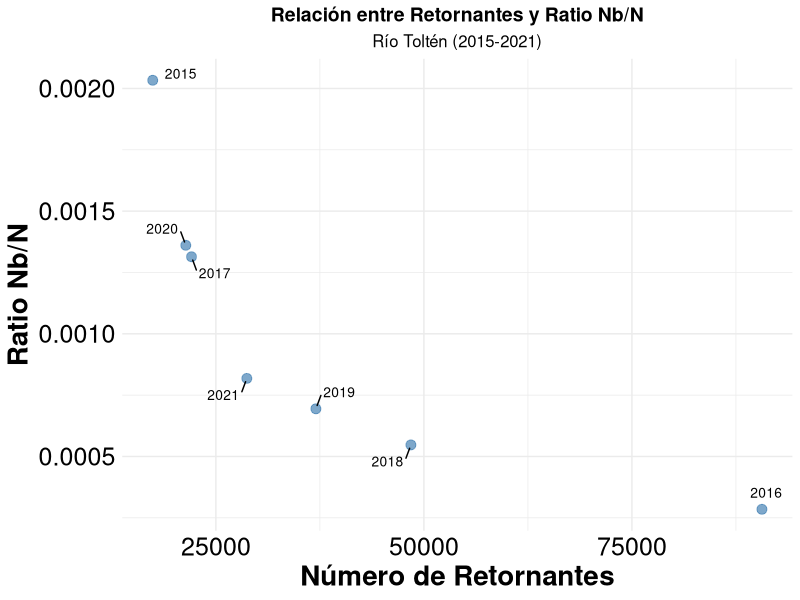
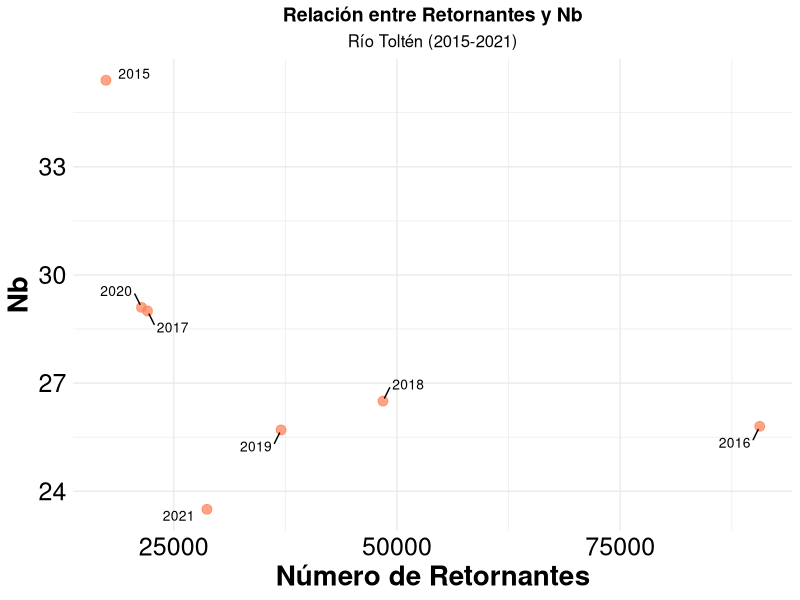
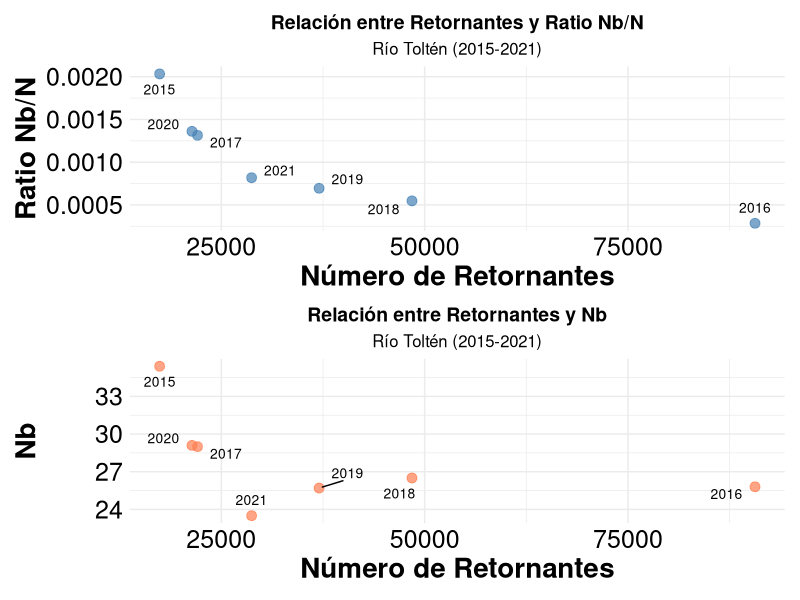
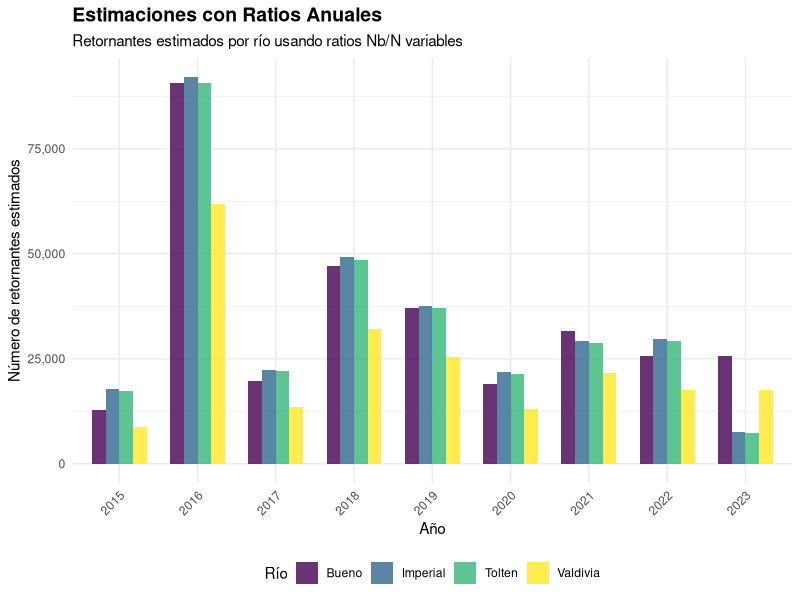
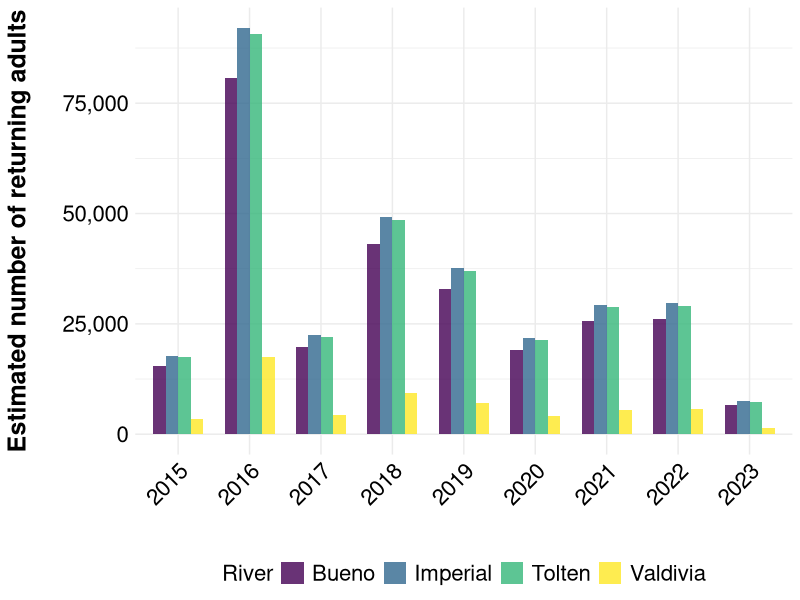
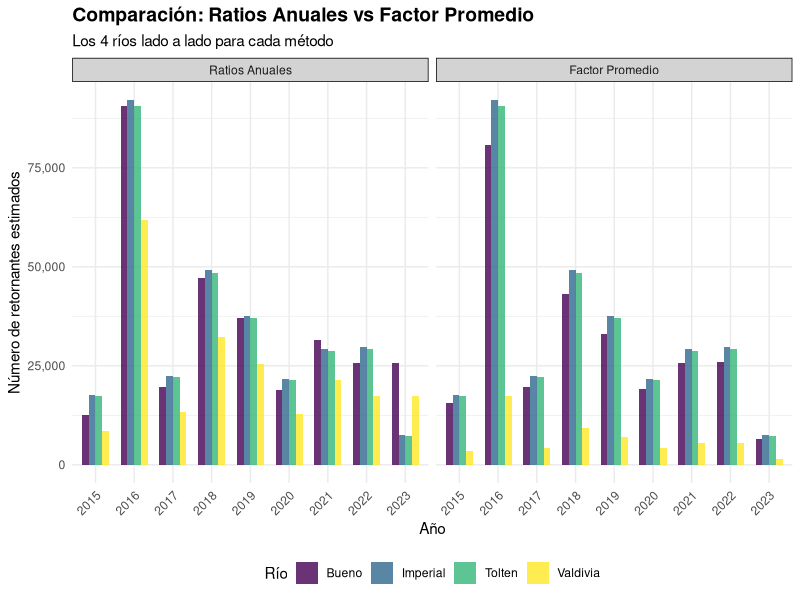
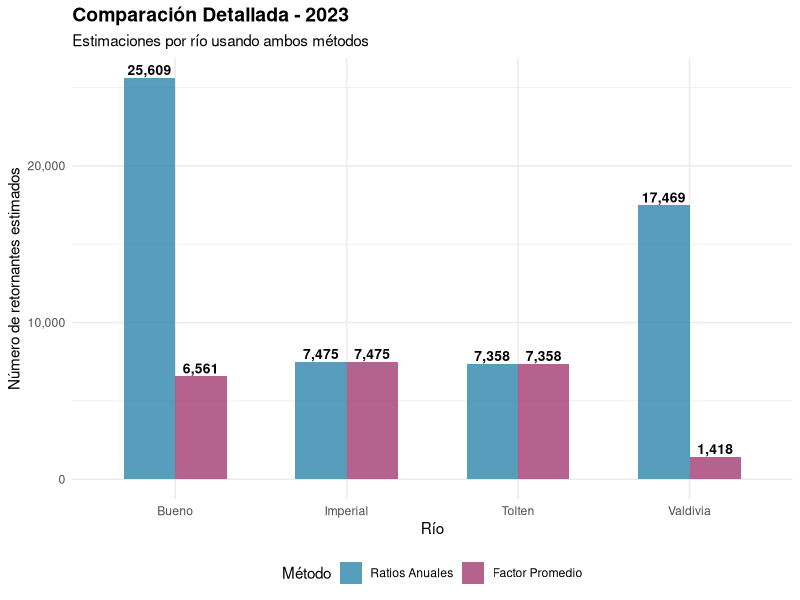

Here is the R script that generated these plots, in order:

# ================================================================
# ESTIMACIÓN POBLACIONAL DE SALMONES CHINOOK
# Comparación de métodos: Ratios Anuales vs Factor Promedio
# ================================================================

library(tidyverse)
library(ggplot2)

# ---- Funciones auxiliares ----

interpolar_ratios <- function(años_objetivo, ratios_conocidos) {
  ratios_completos <- data.frame(year = años_objetivo)
  
  ratios_completos <- ratios_completos %>%
    left_join(ratios_conocidos %>% dplyr::select(year, ratio_Nb_N), by = "year")
  
  # Para años faltantes, usar el promedio (método original)
  ratio_promedio <- mean(ratios_conocidos$ratio_Nb_N, na.rm = TRUE)
  ratios_completos$ratio_Nb_N[is.na(ratios_completos$ratio_Nb_N)] <- ratio_promedio
  
  return(ratios_completos)
}

# ---- Lectura y procesamiento de datos ----

print("=== CARGANDO DATOS ===")

# Cargar archivos
nb_rivers <- read.csv("data/data_raw/river-population/nb_rivers.csv", fileEncoding = "latin1")
poblacion_espinoza <- read.csv("data/data_raw/river-population/poblacion_espinoza.csv", fileEncoding = "latin1")

# Procesar retornantes Toltén (de Espinoza)
retornantes_tolten <- poblacion_espinoza %>%
  slice(5) %>%  # Fila 5 = número de retornantes
  pivot_longer(cols = -Temporadas, names_to = "temporada", values_to = "retornantes") %>%
  mutate(
    temporada = str_replace_all(temporada, "X", ""),
    temporada = str_replace(temporada, "\\.", "/")
  ) %>%
  separate(temporada, into = c("y_ini", "y_fin"), sep = "/", convert = TRUE) %>%
  mutate(
    y_fin = ifelse(y_fin < 50, y_fin + 2000, y_fin + 1900),
    year = y_fin
  ) %>%
  dplyr::select(year, retornantes) %>%
  filter(!is.na(retornantes), retornantes > 0) %>%
  arrange(year)

print(paste("Retornantes Toltén:", nrow(retornantes_tolten), "años"))

# Procesar datos Nb
nb_procesado <- nb_rivers %>%
  mutate(
    Rio = case_when(
      Site == "La Barra" ~ "Tolten",
      Site == "Puerto Saavedra" ~ "Imperial", 
      Site == "Valdivia" ~ "Valdivia",
      Site == "Bueno" ~ "Bueno",
      TRUE ~ Site
    )
  ) %>%
  dplyr::select(Rio, year, Nb, N_real)

# Calcular ratios Nb/N para Toltén
ratios_tolten <- nb_procesado %>%
  filter(Rio == "Tolten") %>%
  left_join(retornantes_tolten, by = "year") %>%
  filter(!is.na(Nb), !is.na(retornantes)) %>%
  mutate(ratio_Nb_N = Nb / retornantes) %>%
  arrange(year)

print("Ratios Nb/N calculados para Toltén:")
print(ratios_tolten)


# Cargar librerías necesarias
library(ggplot2)
library(ggrepel)  # Para etiquetas que no se superpongan

# Gráfico 1: Relación entre retornantes y ratio_Nb_N
plot1 <- ratios_tolten |>
  ggplot(aes(x = retornantes, y = ratio_Nb_N)) +
  geom_point(size = 3, color = "steelblue", alpha = 0.7) +
  geom_text_repel(aes(label = year), 
                  size = 3.5,
                  box.padding = 0.5,
                  point.padding = 0.3) +
  labs(title = "Relación entre Retornantes y Ratio Nb/N",
       subtitle = "Río Toltén (2015-2021)",
       x = "Número de Retornantes",
       y = "Ratio Nb/N") +
  theme_minimal() +
  theme(plot.title = element_text(hjust = 0.5, size = 14, face = "bold"),
        plot.subtitle = element_text(hjust = 0.5, size = 12),
        axis.text = element_text(size = 18, color = "black"),
        axis.title = element_text(size = 20, face = "bold"))

# Gráfico 2: Relación entre retornantes y Nb
plot2 <- ratios_tolten |>
  ggplot(aes(x = retornantes, y = Nb)) +
  geom_point(size = 3, color = "coral", alpha = 0.7) +
  geom_text_repel(aes(label = year), 
                  size = 3.5,
                  box.padding = 0.5,
                  point.padding = 0.3) +
  labs(title = "Relación entre Retornantes y Nb",
       subtitle = "Río Toltén (2015-2021)",
       x = "Número de Retornantes",
       y = "Nb") +
  theme_minimal() +
  theme(plot.title = element_text(hjust = 0.5, size = 14, face = "bold"),
        plot.subtitle = element_text(hjust = 0.5, size = 12),
        axis.text = element_text(size = 18, color = "black"),
        axis.title = element_text(size = 20, face = "bold"))

# Mostrar los gráficos
print(plot1)
print(plot2)

# Opcional: Combinar ambos gráficos en una sola figura
library(patchwork)
combined_plot <- plot1 / plot2
print(combined_plot)

# Factor promedio
factor_promedio <- mean(ratios_tolten$ratio_Nb_N, na.rm = TRUE)
print(paste("Factor promedio Nb/N:", round(factor_promedio, 6)))

# ---- Extraer valores base automáticamente ----

print("\n=== VALORES BASE EXTRAÍDOS ===")

valores_base <- nb_procesado %>%
  group_by(Rio) %>%
  summarise(
    year_base = ifelse(any(!is.na(N_real)), 
                      year[which(!is.na(N_real))[1]], 
                      year[which(!is.na(Nb))[1]]),
    N_base = ifelse(any(!is.na(N_real)), 
                   N_real[which(!is.na(N_real))[1]], 
                   NA),
    Nb_base = ifelse(any(!is.na(Nb)), 
                    Nb[which(!is.na(Nb))[1]], 
                    NA),
    .groups = 'drop'
  )

# Agregar Toltén con datos reales
valores_base <- valores_base %>%
  filter(Rio != "Tolten") %>%
  bind_rows(data.frame(
    Rio = "Tolten",
    year_base = NA,
    N_base = NA,
    Nb_base = NA
  ))

print(valores_base)

# ---- Estimar poblaciones con ratios anuales ----

print("\n=== ESTIMACIONES CON RATIOS ANUALES ===")

# Interpolar ratios para todos los años
años_objetivo <- sort(unique(retornantes_tolten$year))
ratios_completos <- interpolar_ratios(años_objetivo, ratios_tolten)

# Índice poblacional
indice_poblacional <- retornantes_tolten %>%
  left_join(ratios_completos, by = "year") %>%
  mutate(indice_normalizado = retornantes / max(retornantes, na.rm = TRUE))

# Estimaciones ratios anuales
estimaciones_ratios <- list()

for(i in 1:nrow(valores_base)) {
  rio_info <- valores_base[i, ]
  rio_name <- rio_info$Rio
  
  if(rio_name == "Tolten") {
    # Toltén usa datos reales
    est <- indice_poblacional %>%
      mutate(
        Rio = "Tolten",
        N_estimado = retornantes,
        metodo = "Datos_Reales"
      )
    
  } else if(!is.na(rio_info$N_base)) {
    # Si tiene N_base real (Imperial)
    year_base <- rio_info$year_base
    N_base <- rio_info$N_base
    
    indice_base <- indice_poblacional$indice_normalizado[indice_poblacional$year == year_base]
    if(length(indice_base) == 0) indice_base <- 1
    
    est <- indice_poblacional %>%
      mutate(
        Rio = rio_name,
        N_estimado = N_base * (indice_normalizado / indice_base),
        metodo = "N_base_tendencia"
      )
    
  } else if(!is.na(rio_info$Nb_base)) {
    # Si solo tiene Nb_base (Valdivia, Bueno)
    Nb_base <- rio_info$Nb_base
    
    est <- indice_poblacional %>%
      mutate(
        Rio = rio_name,
        N_estimado = Nb_base / ratio_Nb_N,  # Ratios variables
        metodo = "Nb_ratios_anuales"
      )
  }
  
  estimaciones_ratios[[rio_name]] <- est %>%
    dplyr::select(year, Rio, N_estimado, metodo)
}

resultado_ratios <- bind_rows(estimaciones_ratios) %>%
  arrange(Rio, year)

# ---- Estimar poblaciones con factor promedio ----

print("\n=== ESTIMACIONES CON FACTOR PROMEDIO ===")

estimaciones_promedio <- list()

for(i in 1:nrow(valores_base)) {
  rio_info <- valores_base[i, ]
  rio_name <- rio_info$Rio
  
  if(rio_name == "Tolten") {
    # Toltén usa datos reales
    est <- retornantes_tolten %>%
      mutate(
        Rio = "Tolten",
        N_estimado = retornantes,
        metodo = "Datos_Reales"
      )
    
  } else if(!is.na(rio_info$N_base)) {
    # Si tiene N_base real (Imperial)
    year_base <- rio_info$year_base
    N_base <- rio_info$N_base
    
    indice_base <- retornantes_tolten$retornantes[retornantes_tolten$year == year_base]
    if(length(indice_base) == 0) indice_base <- max(retornantes_tolten$retornantes)
    
    est <- retornantes_tolten %>%
      mutate(
        Rio = rio_name,
        N_estimado = N_base * (retornantes / indice_base),
        metodo = "N_base_tendencia"
      )
    
  } else if(!is.na(rio_info$Nb_base)) {
    # Si solo tiene Nb_base (Valdivia, Bueno) - usar factor promedio
    Nb_base <- rio_info$Nb_base
    year_base <- rio_info$year_base
    N_base_estimado <- Nb_base / factor_promedio
    
    indice_base <- retornantes_tolten$retornantes[retornantes_tolten$year == year_base]
    if(length(indice_base) == 0) indice_base <- max(retornantes_tolten$retornantes)
    
    est <- retornantes_tolten %>%
      mutate(
        Rio = rio_name,
        N_estimado = N_base_estimado * (retornantes / indice_base),
        metodo = "Nb_factor_promedio"
      )
  }
  
  estimaciones_promedio[[rio_name]] <- est %>%
    dplyr::select(year, Rio, N_estimado, metodo)
}

resultado_promedio <- bind_rows(estimaciones_promedio) %>%
  arrange(Rio, year)

# ---- Comparación de métodos ----

print("\n=== COMPARACIÓN DE MÉTODOS ===")

comparacion <- resultado_ratios %>%
  rename(N_ratios_anuales = N_estimado) %>%
  dplyr::select(year, Rio, N_ratios_anuales) %>%
  left_join(
    resultado_promedio %>% 
      rename(N_factor_promedio = N_estimado) %>%
      dplyr::select(year, Rio, N_factor_promedio),
    by = c("year", "Rio")
  ) %>%
  mutate(
    diferencia_absoluta = N_ratios_anuales - N_factor_promedio,
    diferencia_pct = round((N_ratios_anuales / N_factor_promedio - 1) * 100, 1)
  )

# Mostrar estadísticas de comparación
stats_comparacion <- comparacion %>%
  filter(Rio != "Tolten") %>%  # Excluir Toltén (datos reales)
  group_by(Rio) %>%
  summarise(
    diferencia_promedio_pct = round(mean(abs(diferencia_pct), na.rm = TRUE), 1),
    diferencia_max_pct = round(max(abs(diferencia_pct), na.rm = TRUE), 1),
    n_años = n(),
    .groups = 'drop'
  )

print("Diferencias porcentuales entre métodos:")
print(stats_comparacion)

# Mostrar muestra de la comparación
print("\nMuestra de comparación (primeros años):")
print(head(comparacion, 12))

# ---- Gráficos de barras ----

print("\n=== GENERANDO GRÁFICOS DE BARRAS ===")

# Seleccionar años para mostrar (cada 2 años para no saturar)
# años_mostrar <- seq(min(comparacion$year), max(comparacion$year), by = 2)
años_mostrar <- sort(unique(comparacion$year))
# GRÁFICO 1: Ratios Anuales
datos_barras_ratios <- resultado_ratios %>%
  filter(year %in% años_mostrar) %>%
  mutate(year = factor(year))

p_barras_ratios <- ggplot(datos_barras_ratios, aes(x = year, y = N_estimado, fill = Rio)) +
  geom_col(position = "dodge", alpha = 0.8, width = 0.7) +
  scale_fill_viridis_d() +
  scale_y_continuous(labels = scales::comma) +
  labs(
    title = "Estimaciones con Ratios Anuales",
    subtitle = "Retornantes estimados por río usando ratios Nb/N variables",
    x = "Año",
    y = "Número de retornantes estimados",
    fill = "Río"
  ) +
  theme_minimal() +
  theme(
    plot.title = element_text(size = 14, face = "bold"),
    legend.position = "bottom",
    axis.text.x = element_text(angle = 45, hjust = 1)
  )

print(p_barras_ratios)

# GRÁFICO 2: Factor Promedio  
datos_barras_promedio <- resultado_promedio %>%
  filter(year %in% años_mostrar) %>%
  mutate(year = factor(year))

p_barras_promedio <- ggplot(datos_barras_promedio, aes(x = year, y = N_estimado, fill = Rio)) +
  geom_col(position = "dodge", alpha = 0.8, width = 0.7) +
  scale_fill_viridis_d() +
  scale_y_continuous(labels = scales::comma) +
  labs(
    # title = "Estimaciones con Factor Promedio",
    # subtitle = "Retornantes estimados por río usando factor Nb/N fijo",
    x = "",
    y = "Estimated number of returning adults\n",
    fill = "River"
  ) +
  theme_minimal() +
  theme(
    plot.title = element_text(size = 14, face = "bold"),
    legend.position = "bottom",
    axis.text.x = element_text(angle = 45, hjust = 1),
    axis.text = element_text(size = 16, color = "black"),
    axis.title = element_text(size = 18, face = "bold"),
    legend.text = element_text(size = 16),
    legend.title = element_text(size = 16)
  )

print(p_barras_promedio)

# GRÁFICO 3: Comparación lado a lado
datos_barras_combinados <- bind_rows(
  resultado_ratios %>%
    filter(year %in% años_mostrar) %>%
    mutate(Método = "Ratios Anuales"),
  
  resultado_promedio %>%
    filter(year %in% años_mostrar) %>%
    mutate(Método = "Factor Promedio")
) %>%
  mutate(
    year = factor(year),
    Método = factor(Método, levels = c("Ratios Anuales", "Factor Promedio"))
  )

p_barras_combinado <- ggplot(datos_barras_combinados, aes(x = year, y = N_estimado, fill = Rio)) +
  geom_col(position = "dodge", alpha = 0.8, width = 0.7) +
  facet_wrap(~ Método, ncol = 2) +
  scale_fill_viridis_d() +
  scale_y_continuous(labels = scales::comma) +
  labs(
    title = "Comparación: Ratios Anuales vs Factor Promedio",
    subtitle = "Los 4 ríos lado a lado para cada método",
    x = "Año",
    y = "Número de retornantes estimados",
    fill = "Río"
  ) +
  theme_minimal() +
  theme(
    plot.title = element_text(size = 14, face = "bold"),
    legend.position = "bottom",
    axis.text.x = element_text(angle = 45, hjust = 1),
    strip.background = element_rect(fill = "lightgray")
  )

print(p_barras_combinado)

# GRÁFICO 4: Un año específico detallado (el más reciente)
año_detalle <- max(comparacion$year)

datos_año_detalle <- bind_rows(
  resultado_ratios %>%
    filter(year == año_detalle) %>%
    mutate(Método = "Ratios Anuales"),
  
  resultado_promedio %>%
    filter(year == año_detalle) %>%
    mutate(Método = "Factor Promedio")
) %>%
  mutate(Método = factor(Método, levels = c("Ratios Anuales", "Factor Promedio")))

p_detalle_año <- ggplot(datos_año_detalle, aes(x = Rio, y = N_estimado, fill = Método)) +
  geom_col(position = "dodge", alpha = 0.8, width = 0.6) +
  scale_fill_manual(values = c("Ratios Anuales" = "#2E86AB", "Factor Promedio" = "#A23B72")) +
  scale_y_continuous(labels = scales::comma) +
  labs(
    title = paste("Comparación Detallada -", año_detalle),
    subtitle = "Estimaciones por río usando ambos métodos",
    x = "Río",
    y = "Número de retornantes estimados",
    fill = "Método"
  ) +
  theme_minimal() +
  theme(
    plot.title = element_text(size = 14, face = "bold"),
    legend.position = "bottom"
  ) +
  geom_text(aes(label = scales::comma(round(N_estimado, 0))), 
            position = position_dodge(width = 0.6), 
            vjust = -0.3, size = 3.5, fontface = "bold")

print(p_detalle_año)

# ---- Guardar resultado final (solo factor promedio) ----

print("\n=== GUARDANDO RESULTADO FINAL ===")

# Guardar solo estimaciones con factor promedio
write.csv(resultado_promedio, "data/data_raw/river-population/total_population_from_nb.csv", row.names = FALSE)

print("Archivo guardado: total_population_from_nb.csv")

# Mostrar resumen final
print("\n=== RESUMEN FINAL ===")
print(paste("Factor promedio usado:", round(factor_promedio, 6)))
print("Estimaciones guardadas para 4 ríos:")

resumen_final <- resultado_promedio %>%
  group_by(Rio) %>%
  summarise(
    años = n(),
    min_N = round(min(N_estimado)),
    max_N = round(max(N_estimado)),
    promedio_N = round(mean(N_estimado)),
    .groups = 'drop'
  )

print(resumen_final)

print("\n¡Análisis completado!")
print("- Comparación mostrada en gráfico")
print("- Datos guardados en outputs/poblacion_factor_promedio.csv")


datos_usados <- datos_barras_promedio 






# Ver los datos de Nb por río
print(nb_procesado)

# Y los valores base extraídos
print(valores_base)
